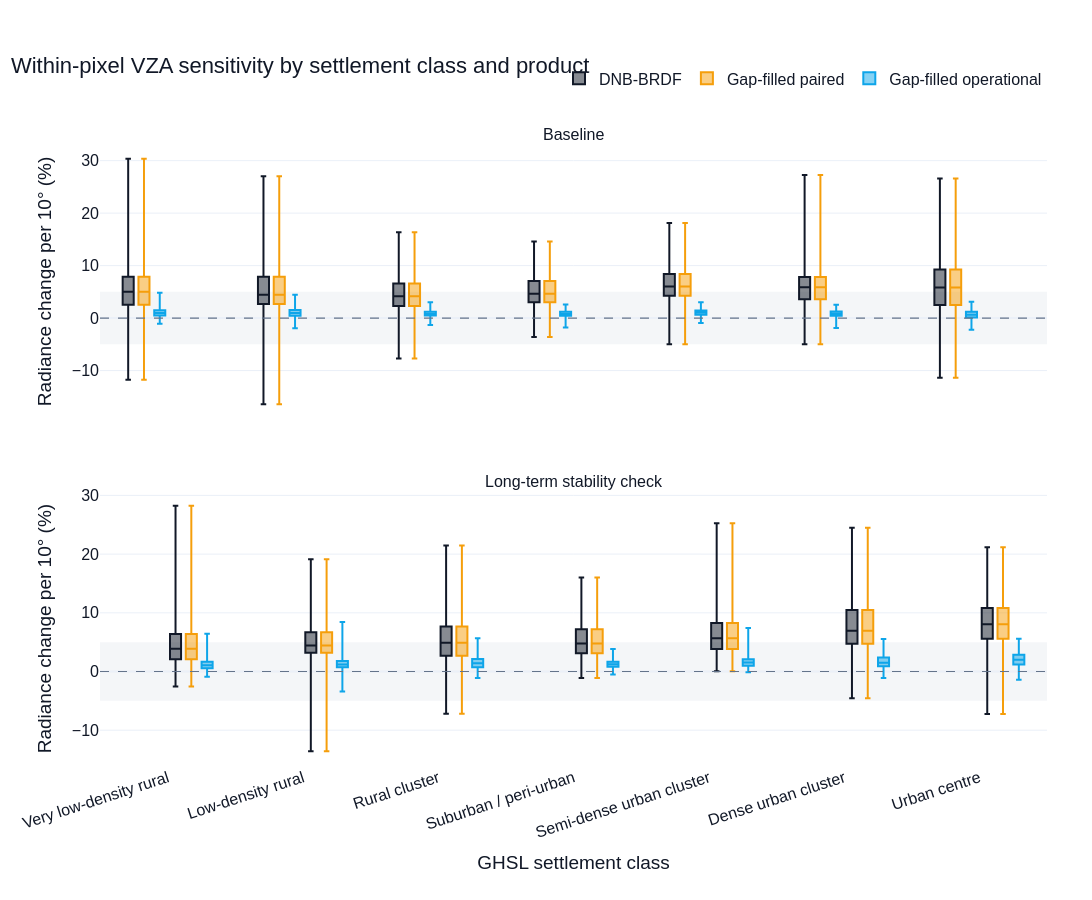

Notebook code for this chart:
### Markdown cell above
## 7.3 Distribution of within-pixel VZA effects

The baseline panel is the primary diagnostic. The long-term panel tests whether direction and magnitude persist after the recovery interval. The shaded band marks effects smaller than `MATERIAL_CHANGE_PCT_PER_10DEG`.

### Code cell
fig = make_subplots(
    rows=2,
    cols=1,
    shared_xaxes=True,
    vertical_spacing=0.12,
    subplot_titles=[
        "Baseline",
        "Long-term stability check",
    ],
)

product_colors = {
    "DNB-BRDF": DNB_COLOR,
    "Gap-filled paired": GAP_COLOR,
    "Gap-filled operational": "#0EA5E9",
}

for row, phase_name in enumerate(
    ["Baseline", "Long-term"],
    start=1,
):
    phase_data = pixel_slopes.loc[
        pixel_slopes["phase"] == phase_name
    ]

    for product_name, color in product_colors.items():
        product_data = phase_data.loc[
            phase_data["product"] == product_name
        ]

        fig.add_trace(
            go.Box(
                x=product_data["settlement_class"],
                y=product_data["radiance_change_pct_per_10deg"],
                name=product_name,
                legendgroup=product_name,
                showlegend=row == 1,
                marker_color=color,
                boxpoints=False,
                hovertemplate=(
                    "Settlement: %{x}<br>"
                    "Change per 10°: %{y:+.2f}%"
                    "<extra></extra>"
                ),
            ),
            row=row,
            col=1,
        )

    fig.add_hline(
        y=0,
        line={"color": "#64748B", "width": 1.2, "dash": "dash"},
        row=row,
        col=1,
    )

    fig.add_hrect(
        y0=-MATERIAL_CHANGE_PCT_PER_10DEG,
        y1=MATERIAL_CHANGE_PCT_PER_10DEG,
        fillcolor="rgba(148,163,184,0.10)",
        line_width=0,
        layer="below",
        row=row,
        col=1,
    )

fig.update_yaxes(
    title_text="Radiance change per 10° (%)",
    row=1,
    col=1,
)
fig.update_yaxes(
    title_text="Radiance change per 10° (%)",
    row=2,
    col=1,
)
fig.update_xaxes(
    title_text="GHSL settlement class",
    tickangle=-18,
    row=2,
    col=1,
)

fig.update_layout(
    title={
        "text": "Within-pixel VZA sensitivity by settlement class and product",
        "x": 0.01,
        "xanchor": "left",
    },
    template="plotly_white",
    paper_bgcolor="rgba(0,0,0,0)",
    plot_bgcolor="white",
    font={"family": "Arial", "size": 16, "color": "#111827"},
    boxmode="group",
    legend={
        "orientation": "h",
        "yanchor": "bottom",
        "y": 1.08,
        "xanchor": "right",
        "x": 1,
    },
    margin={"l": 100, "r": 45, "t": 145, "b": 135},
    width=1500,
    height=900,
)

fig.show()
fig.write_html(
    FIGURE_DIR / "06_within_pixel_vza_effects.html",
    include_plotlyjs="cdn",
)

### Figure 1 — Plotly figure (JSON) as saved in the notebook; plotly's stock layout.template omitted (floating-point values rounded to 4 significant figures; data arrays with more than 128 entries replaced by an {"elided": "..."} marker saying what was removed)
{"data": [{"boxpoints": false, "hovertemplate": "Settlement: %{x}<br>Change per 10°: %{y:+.2f}%<extra></extra>", "legendgroup": "DNB-BRDF", "marker": {"color": "#111827"}, "name": "DNB-BRDF", "showlegend": true, "type": "box", "x": {"elided": "987 str values"}, "xaxis": "x", "y": {"elided": "987 float values"}, "yaxis": "y"}, {"boxpoints": false, "hovertemplate": "Settlement: %{x}<br>Change per 10°: %{y:+.2f}%<extra></extra>", "legendgroup": "Gap-filled paired", "marker": {"color": "#F59E0B"}, "name": "Gap-filled paired", "showlegend": true, "type": "box", "x": {"elided": "987 str values"}, "xaxis": "x", "y": {"elided": "987 float values"}, "yaxis": "y"}, {"boxpoints": false, "hovertemplate": "Settlement: %{x}<br>Change per 10°: %{y:+.2f}%<extra></extra>", "legendgroup": "Gap-filled operational", "marker": {"color": "#0EA5E9"}, "name": "Gap-filled operational", "showlegend": true, "type": "box", "x": {"elided": "987 str values"}, "xaxis": "x", "y": {"elided": "987 float values"}, "yaxis": "y"}, {"boxpoints": false, "hovertemplate": "Settlement: %{x}<br>Change per 10°: %{y:+.2f}%<extra></extra>", "legendgroup": "DNB-BRDF", "marker": {"color": "#111827"}, "name": "DNB-BRDF", "showlegend": false, "type": "box", "x": {"elided": "987 str values"}, "xaxis": "x2", "y": {"elided": "987 float values"}, "yaxis": "y2"}, {"boxpoints": false, "hovertemplate": "Settlement: %{x}<br>Change per 10°: %{y:+.2f}%<extra></extra>", "legendgroup": "Gap-filled paired", "marker": {"color": "#F59E0B"}, "name": "Gap-filled paired", "showlegend": false, "type": "box", "x": {"elided": "987 str values"}, "xaxis": "x2", "y": {"elided": "987 float values"}, "yaxis": "y2"}, {"boxpoints": false, "hovertemplate": "Settlement: %{x}<br>Change per 10°: %{y:+.2f}%<extra></extra>", "legendgroup": "Gap-filled operational", "marker": {"color": "#0EA5E9"}, "name": "Gap-filled operational", "showlegend": false, "type": "box", "x": {"elided": "987 str values"}, "xaxis": "x2", "y": {"elided": "987 float values"}, "yaxis": "y2"}], "layout": {"annotations": [{"font": {"size": 16}, "showarrow": false, "text": "Baseline", "x": 0.5, "xanchor": "center", "xref": "paper", "y": 1, "yanchor": "bottom", "yref": "paper"}, {"font": {"size": 16}, "showarrow": false, "text": "Long-term stability check", "x": 0.5, "xanchor": "center", "xref": "paper", "y": 0.44, "yanchor": "bottom", "yref": "paper"}], "boxmode": "group", "font": {"color": "#111827", "family": "Arial", "size": 16}, "height": 900, "legend": {"orientation": "h", "x": 1, "xanchor": "right", "y": 1.08, "yanchor": "bottom"}, "margin": {"b": 135, "l": 100, "r": 45, "t": 145}, "paper_bgcolor": "rgba(0,0,0,0)", "plot_bgcolor": "white", "shapes": [{"line": {"color": "#64748B", "dash": "dash", "width": 1.2}, "type": "line", "x0": 0, "x1": 1, "xref": "x domain", "y0": 0, "y1": 0, "yref": "y"}, {"fillcolor": "rgba(148,163,184,0.10)", "layer": "below", "line": {"width": 0}, "type": "rect", "x0": 0, "x1": 1, "xref": "x domain", "y0": -5, "y1": 5, "yref": "y"}, {"line": {"color": "#64748B", "dash": "dash", "width": 1.2}, "type": "line", "x0": 0, "x1": 1, "xref": "x2 domain", "y0": 0, "y1": 0, "yref": "y2"}, {"fillcolor": "rgba(148,163,184,0.10)", "layer": "below", "line": {"width": 0}, "type": "rect", "x0": 0, "x1": 1, "xref": "x2 domain", "y0": -5, "y1": 5, "yref": "y2"}], "title": {"text": "Within-pixel VZA sensitivity by settlement class and product", "x": 0.01, "xanchor": "left"}, "width": 1500, "xaxis": {"anchor": "y", "domain": [0, 1], "matches": "x2", "showticklabels": false}, "xaxis2": {"anchor": "y2", "domain": [0, 1], "tickangle": -18, "title": {"text": "GHSL settlement class"}}, "yaxis": {"anchor": "x", "domain": [0.56, 1], "title": {"text": "Radiance change per 10° (%)"}}, "yaxis2": {"anchor": "x2", "domain": [0, 0.44], "title": {"text": "Radiance change per 10° (%)"}}}}
